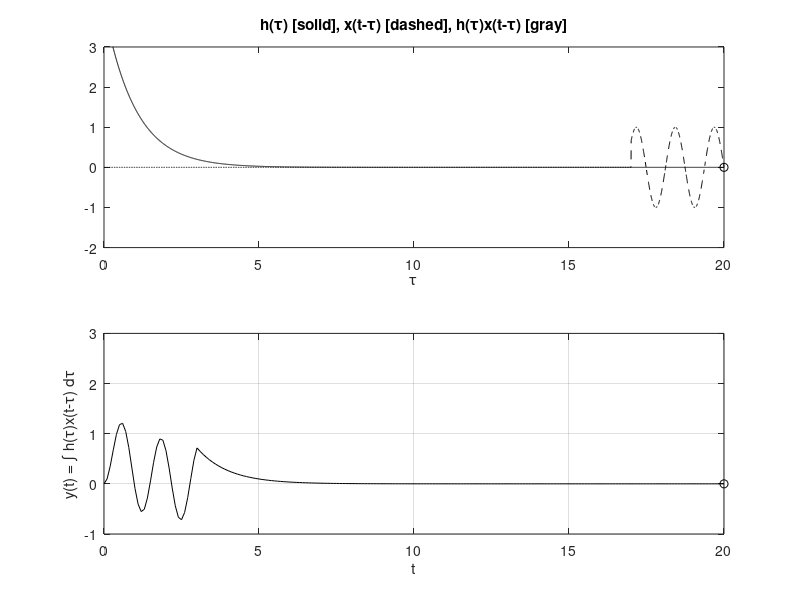

MATLAB code for this plot:
u = @(t) 1.0*(t>=0);
x = @(t) (u(t) - u(t-3)).*(sin(5*t)); 
h = @(t) 4*exp(-t).*(u(t)-u(t-20));
dtau = 0.005; tau = 0:dtau:20;
ti = 0; tvec = 0:.1:20;
y = NaN*zeros(1,length(tvec)); % Pre-allocate memory
for t = tvec
ti = ti+1; % Time index
xh = x(t-tau).*h(tau); lxh = length(xh);
y(ti) = sum(xh.*dtau); % Trapezoidal approximation of convolution integral
subplot(2,1,1),plot(tau,h(tau),'k-',tau,x(t-tau),'k--',t,0,'ok');
axis([tau(1) tau(end) -2.0 3]);
patch([tau(1:end-1);tau(1:end-1);tau(2:end);tau(2:end)],...
[zeros(1,lxh-1);xh(1:end-1);xh(2:end);zeros(1,lxh-1)],...
[.8 .8 .8],'edgecolor','none');
xlabel('\tau'); title('h(\tau) [solid], x(t-\tau) [dashed], h(\tau)x(t-\tau) [gray]');
c = get(gca,'children'); set(gca,'children',[c(2);c(3);c(4);c(1)]);
subplot(2,1,2),plot(tvec,y,'k',tvec(ti),y(ti),'ok');
xlabel('t'); ylabel('y(t) = \int h(\tau)x(t-\tau) d\tau');
axis([tau(1) tau(end) -1.0 3]); grid;
drawnow;
end